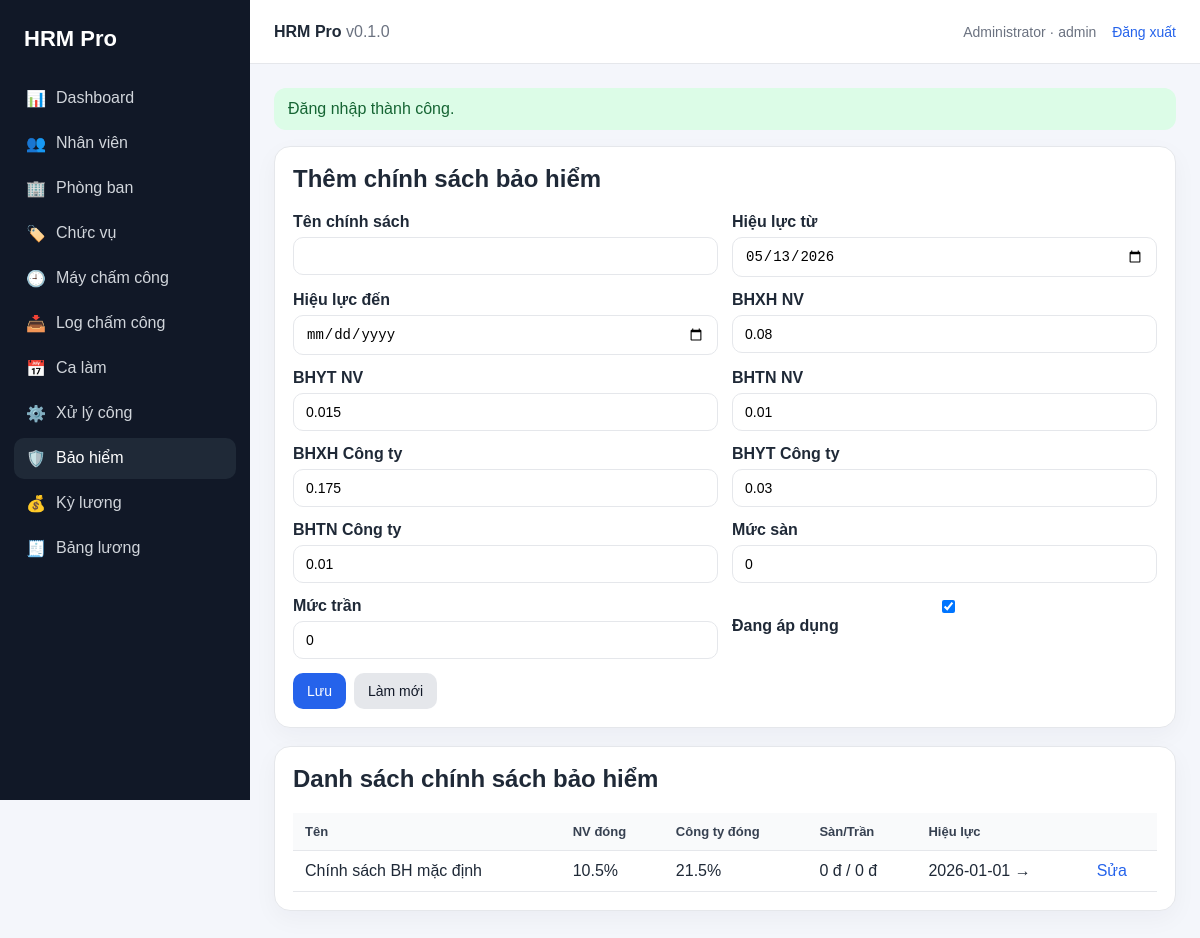
/public/index.php?page=insurance_policies (signed in), run on the app's committed database.
### tables this page shows
CREATE TABLE insurance_policies (
    id INT AUTO_INCREMENT PRIMARY KEY,
    policy_name VARCHAR(120) NOT NULL,
    employee_social_rate DECIMAL(8,5) DEFAULT 0.08000,
    employee_health_rate DECIMAL(8,5) DEFAULT 0.01500,
    employee_unemployment_rate DECIMAL(8,5) DEFAULT 0.01000,
    employer_social_rate DECIMAL(8,5) DEFAULT 0.17500,
    employer_health_rate DECIMAL(8,5) DEFAULT 0.03000,
    employer_unemployment_rate DECIMAL(8,5) DEFAULT 0.01000,
    min_base_salary DECIMAL(15,2) DEFAULT 0,
    max_base_salary DECIMAL(15,2) DEFAULT 0,
    effective_from DATE NOT NULL,
    effective_to DATE NULL,
    is_active TINYINT DEFAULT 1,
    created_at DATETIME DEFAULT CURRENT_TIMESTAMP
);

### public/index.php (called while the page is built, shortened)
<?php
$page = $_GET['page'] ?? 'dashboard';
$routes = [
    'login' => __DIR__ . '/../modules/auth/login.php',
    'logout' => __DIR__ . '/../modules/auth/logout.php',
    'dashboard' => __DIR__ . '/../modules/dashboard/index.php',
    'employees' => __DIR__ . '/../modules/employees/index.php',
    'departments' => __DIR__ . '/../modules/departments/index.php',
    'positions' => __DIR__ . '/../modules/positions/index.php',
    'attendance_devices' => __DIR__ . '/../modules/attendance/devices.php',
    'attendance_logs' => __DIR__ . '/../modules/attendance/logs.php',
    'work_shifts' => __DIR__ . '/../modules/attendance/shifts.php',
    'attendance_process' => __DIR__ . '/../modules/attendance/process.php',
    'insurance_policies' => __DIR__ . '/../modules/insurance/policies.php',
    'payroll_periods' => __DIR__ . '/../modules/payroll/periods.php',
    'payrolls' => __DIR__ . '/../modules/payroll/payrolls.php',
];
require $routes[$page];

### includes/helpers.php (called while the page is built, shortened)
<?php
function e($value): string
{
    return htmlspecialchars((string)$value, ENT_QUOTES, 'UTF-8');
}
function url(string $page = 'dashboard', array $params = []): string
{
    $params = array_merge(['page' => $page], $params);
    return 'index.php?' . http_build_query($params);
}
function format_money($amount): string
{
    return number_format((float)$amount, 0, ',', '.') . ' đ';
}
function checked($actual): string
{
    return (int)$actual === 1 ? 'checked' : '';
}

### config/database.php (called while the page is built, shortened)
<?php
$mysqli = mysqli_init();
mysqli_options($mysqli, MYSQLI_OPT_INT_AND_FLOAT_NATIVE, 1);
mysqli_set_charset($mysqli, 'utf8mb4');
function db(): mysqli
{
    global $mysqli;
    return $mysqli;
}

### modules/insurance/policies.php (the view, shortened to what this page needs)
<?php
$edit = null;
$rows = db()->query("SELECT * FROM insurance_policies ORDER BY effective_from DESC");
require __DIR__ . '/../../includes/layout/header.php';
?>
<div class="card"><h2><?= $edit ? 'Sửa chính sách bảo hiểm' : 'Thêm chính sách bảo hiểm' ?></h2>
<form method="post" class="form-grid"><?= csrf_field() ?><input type="hidden" name="id" value="<?= e($edit['id'] ?? 0) ?>">
<div class="form-group"><label>Tên chính sách</label><input name="policy_name" value="<?= e($edit['policy_name'] ?? '') ?>" required></div>
<div class="form-group"><label>Hiệu lực từ</label><input type="date" name="effective_from" value="<?= e($edit['effective_from'] ?? date('Y-m-d')) ?>" required></div>
<div class="form-group"><label>Hiệu lực đến</label><input type="date" name="effective_to" value="<?= e($edit['effective_to'] ?? '') ?>"></div>
<div class="form-group"><label>BHXH NV</label><input type="number" step="0.00001" name="employee_social_rate" value="<?= e($edit['employee_social_rate'] ?? '0.08') ?>"></div>
<div class="form-group"><label>BHYT NV</label><input type="number" step="0.00001" name="employee_health_rate" value="<?= e($edit['employee_health_rate'] ?? '0.015') ?>"></div>
<div class="form-group"><label>BHTN NV</label><input type="number" step="0.00001" name="employee_unemployment_rate" value="<?= e($edit['employee_unemployment_rate'] ?? '0.01') ?>"></div>
<div class="form-group"><label>BHXH Công ty</label><input type="number" step="0.00001" name="employer_social_rate" value="<?= e($edit['employer_social_rate'] ?? '0.175') ?>"></div>
<div class="form-group"><label>BHYT Công ty</label><input type="number" step="0.00001" name="employer_health_rate" value="<?= e($edit['employer_health_rate'] ?? '0.03') ?>"></div>
<div class="form-group"><label>BHTN Công ty</label><input type="number" step="0.00001" name="employer_unemployment_rate" value="<?= e($edit['employer_unemployment_rate'] ?? '0.01') ?>"></div>
<div class="form-group"><label>Mức sàn</label><input type="number" name="min_base_salary" value="<?= e($edit['min_base_salary'] ?? 0) ?>"></div>
<div class="form-group"><label>Mức trần</label><input type="number" name="max_base_salary" value="<?= e($edit['max_base_salary'] ?? 0) ?>"></div>
<div class="form-group"><label><input type="checkbox" name="is_active" <?= checked($edit['is_active'] ?? 1) ?>> Đang áp dụng</label></div>
<div class="actions"><button class="btn">Lưu</button><a class="btn light" href="<?= e(url('insurance_policies')) ?>">Làm mới</a></div>
</form></div>
<div class="card"><h2>Danh sách chính sách bảo hiểm</h2><div class="table-wrap"><table><tr><th>Tên</th><th>NV đóng</th><th>Công ty đóng</th><th>Sàn/Trần</th><th>Hiệu lực</th><th></th></tr>
<?php while ($r=$rows->fetch_assoc()): ?><tr><td><?= e($r['policy_name']) ?></td><td><?= e(($r['employee_social_rate']+$r['employee_health_rate']+$r['employee_unemployment_rate'])*100) ?>%</td><td><?= e(($r['employer_social_rate']+$r['employer_health_rate']+$r['employer_unemployment_rate'])*100) ?>%</td><td><?= format_money($r['min_base_salary']) ?> / <?= format_money($r['max_base_salary']) ?></td><td><?= e($r['effective_from']) ?> → <?= e($r['effective_to']) ?></td><td><a href="<?= e(url('insurance_policies',['action'=>'edit','id'=>$r['id']])) ?>">Sửa</a></td></tr><?php endwhile; ?>
</table></div></div>
<?php require __DIR__ . '/../../includes/layout/footer.php'; ?>

### public/assets/style.css (style rules this page uses)
:root { --bg: #f4f6fb; --card: #fff; --text: #1f2937; --muted: #6b7280; --primary: #2563eb; --danger: #dc2626; --border: #e5e7eb; }
* { box-sizing: border-box; }
body { margin: 0; font-family: Arial, Helvetica, sans-serif; background: var(--bg); color: var(--text); }
a { color: var(--primary); text-decoration: none; }
.card { background: var(--card); border: 1px solid var(--border); border-radius: 16px; padding: 18px; margin-bottom: 18px; box-shadow: 0 8px 24px rgba(15,23,42,.04); }
.card h1, .card h2, .card h3 { margin-top: 0; }
.table-wrap { overflow-x: auto; }
table { width: 100%; border-collapse: collapse; background: #fff; }
th, td { padding: 11px 12px; border-bottom: 1px solid var(--border); text-align: left; vertical-align: top; }
th { background: #f9fafb; font-size: 13px; color: #374151; }
.form-grid { display: grid; grid-template-columns: repeat(2, minmax(0, 1fr)); gap: 14px; }
.form-group label { display: block; font-weight: 600; margin-bottom: 6px; }
input, select, textarea { width: 100%; padding: 10px 12px; border: 1px solid var(--border); border-radius: 10px; font-size: 14px; background: #fff; }
.actions { display: flex; gap: 8px; align-items: center; flex-wrap: wrap; }
.btn { display: inline-block; border: none; border-radius: 10px; padding: 10px 14px; background: var(--primary); color: #fff; cursor: pointer; font-size: 14px; }
.btn.light { background: #e5e7eb; color: #111827; }

### data on the page
insurance_policies: policy_name "Chính sách BH mặc định", employee_social_rate+employee_health_rate+employee_unemployment_rate "10.5", employer_social_rate+employer_health_rate+employer_unemployment_rate "21.5", min_base_salary "0 đ", max_base_salary "0 đ", effective_from "2026-01-01"

### other printed values
$item[1] "📊"
$item[0] "Dashboard"
$item[1] "👥"
$item[0] "Nhân viên"
$item[1] "🏢"
$item[0] "Phòng ban"
$item[1] "🏷️"
$item[0] "Chức vụ"
$item[1] "🕘"
$item[0] "Máy chấm công"
$item[1] "📥"
$item[0] "Log chấm công"
$item[1] "📅"
$item[0] "Ca làm"
$item[1] "⚙️"
